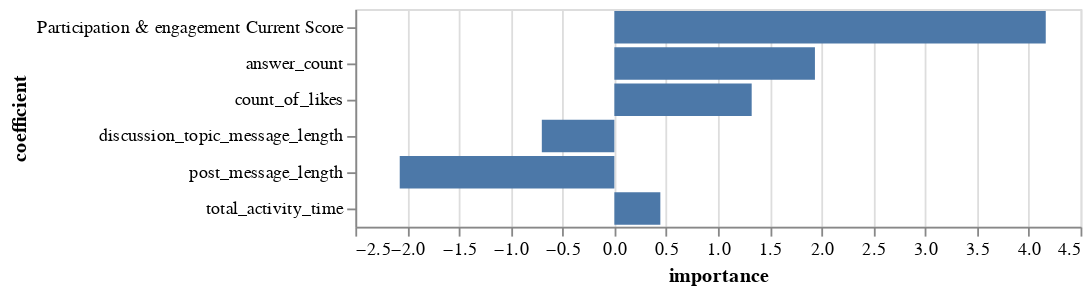

Write notebook code for a chart like this one.
### Code cell
alt.Chart(viz_df).transform_calculate(
    negative='datum.y < 0'
).mark_bar().encode(
    x='importance',
    y=alt.Y('coefficient', impute={'value': 0}),
)

### Figure 1 — Vega-Lite specification as saved in the notebook (floating-point values rounded to 4 significant figures)
{"config": {"view": {"continuousWidth": 400, "continuousHeight": 300}}, "data": {"name": "data-dff82a1e58cd3d81ccef229f6b4245e9"}, "mark": "bar", "encoding": {"x": {"field": "importance", "type": "quantitative"}, "y": {"field": "coefficient", "impute": {"value": 0}, "type": "nominal"}}, "transform": [{"calculate": "datum.y < 0", "as": "negative"}], "$schema": "https://vega.github.io/schema/vega-lite/v4.17.0.json", "datasets": {"data-dff82a1e58cd3d81ccef229f6b4245e9": [{"coefficient": "Participation & engagement Current Score", "importance": 4.164}, {"coefficient": "count_of_likes", "importance": 1.326}, {"coefficient": "total_activity_time", "importance": 0.444}, {"coefficient": "discussion_topic_message_length", "importance": -0.7001}, {"coefficient": "post_message_length", "importance": -2.072}, {"coefficient": "answer_count", "importance": 1.936}]}}
